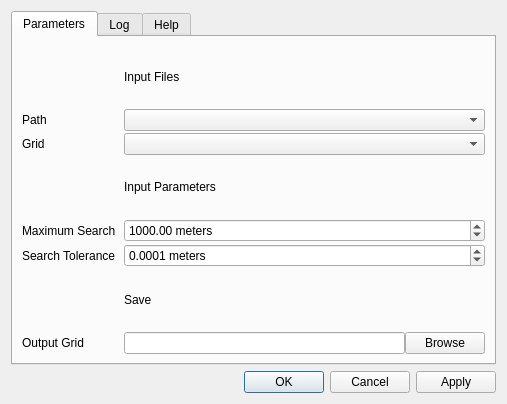
<?xml version="1.0" encoding="UTF-8"?>
<ui version="4.0">
 <class>AnyFormDialogBase</class>
 <widget class="QDialog" name="AnyFormDialogBase">
  <property name="geometry">
   <rect>
    <x>0</x>
    <y>0</y>
    <width>507</width>
    <height>404</height>
   </rect>
  </property>
  <property name="windowTitle">
   <string>Anisotropic Transformation</string>
  </property>
  <layout class="QVBoxLayout" name="verticalLayout_2">
   <item>
    <widget class="QTabWidget" name="tabWidget">
     <property name="currentIndex">
      <number>0</number>
     </property>
     <widget class="QWidget" name="tab">
      <attribute name="title">
       <string>Parameters</string>
      </attribute>
      <layout class="QVBoxLayout" name="verticalLayout_3">
       <item>
        <layout class="QGridLayout" name="gridLayout">
         <property name="horizontalSpacing">
          <number>8</number>
         </property>
         <property name="verticalSpacing">
          <number>2</number>
         </property>
         <item row="10" column="1">
          <layout class="QHBoxLayout" name="horizontalLayout">
           <item>
            <widget class="QLineEdit" name="OutputlineEdit"/>
           </item>
           <item>
            <widget class="QPushButton" name="pushButton">
             <property name="text">
              <string>Browse</string>
             </property>
            </widget>
           </item>
          </layout>
         </item>
         <item row="6" column="0">
          <widget class="QLabel" name="label_7">
           <property name="text">
            <string>Search Tolerance</string>
           </property>
          </widget>
         </item>
         <item row="3" column="1">
          <widget class="QgsMapLayerComboBox" name="baseGridComboBox"/>
         </item>
         <item row="2" column="0">
          <widget class="QLabel" name="label">
           <property name="text">
            <string>Path</string>
           </property>
          </widget>
         </item>
         <item row="9" column="1">
          <widget class="QLabel" name="label_8">
           <property name="text">
            <string>Save</string>
           </property>
          </widget>
         </item>
         <item row="2" column="1">
          <widget class="QgsMapLayerComboBox" name="basePathComboBox"/>
         </item>
         <item row="3" column="0">
          <widget class="QLabel" name="label_2">
           <property name="text">
            <string>Grid</string>
           </property>
          </widget>
         </item>
         <item row="1" column="1">
          <widget class="QLabel" name="label_4">
           <property name="text">
            <string>Input Files</string>
           </property>
          </widget>
         </item>
         <item row="10" column="0">
          <widget class="QLabel" name="label_3">
           <property name="text">
            <string>Output Grid</string>
           </property>
          </widget>
         </item>
         <item row="4" column="1">
          <widget class="QLabel" name="label_5">
           <property name="text">
            <string>Input Parameters</string>
           </property>
          </widget>
         </item>
         <item row="5" column="0">
          <widget class="QLabel" name="label_6">
           <property name="text">
            <string>Maximum Search</string>
           </property>
          </widget>
         </item>
         <item row="5" column="1">
          <widget class="QgsDoubleSpinBox" name="MSSpinBox">
           <property name="suffix">
            <string> meters</string>
           </property>
           <property name="maximum">
            <double>100000.000000000000000</double>
           </property>
           <property name="value">
            <double>1000.000000000000000</double>
           </property>
          </widget>
         </item>
         <item row="6" column="1">
          <widget class="QgsDoubleSpinBox" name="STSpinBox">
           <property name="suffix">
            <string> meters</string>
           </property>
           <property name="decimals">
            <number>4</number>
           </property>
           <property name="value">
            <double>0.000100000000000</double>
           </property>
          </widget>
         </item>
        </layout>
       </item>
      </layout>
     </widget>
     <widget class="QWidget" name="tab_2">
      <attribute name="title">
       <string>Log</string>
      </attribute>
      <layout class="QVBoxLayout" name="verticalLayout">
       <item>
        <widget class="QTextBrowser" name="textBrowser"/>
       </item>
      </layout>
     </widget>
     <widget class="QWidget" name="tab_3">
      <attribute name="title">
       <string>Help</string>
      </attribute>
      <layout class="QHBoxLayout" name="horizontalLayout_2">
       <item>
        <layout class="QVBoxLayout" name="verticalLayout_4">
         <item>
          <spacer name="verticalSpacer_2">
           <property name="orientation">
            <enum>Qt::Vertical</enum>
           </property>
           <property name="sizeHint" stdset="0">
            <size>
             <width>20</width>
             <height>40</height>
            </size>
           </property>
          </spacer>
         </item>
         <item>
          <widget class="QLabel" name="label_9">
           <property name="text">
            <string>&lt;html&gt;&lt;head/&gt;&lt;body&gt;&lt;p&gt;&lt;span style=&quot; font-size:14pt; font-weight:600;&quot;&gt;Anisotropic Transformation (AnyForm)&lt;/span&gt;&lt;/p&gt;&lt;/body&gt;&lt;/html&gt;</string>
           </property>
          </widget>
         </item>
         <item>
          <spacer name="verticalSpacer">
           <property name="orientation">
            <enum>Qt::Vertical</enum>
           </property>
           <property name="sizeHint" stdset="0">
            <size>
             <width>20</width>
             <height>40</height>
            </size>
           </property>
          </spacer>
         </item>
         <item>
          <widget class="QTextBrowser" name="textBrowser_2">
           <property name="html">
            <string>&lt;!DOCTYPE HTML PUBLIC &quot;-//W3C//DTD HTML 4.0//EN&quot; &quot;http://www.w3.org/TR/REC-html40/strict.dtd&quot;&gt;
&lt;html&gt;&lt;head&gt;&lt;meta name=&quot;qrichtext&quot; content=&quot;1&quot; /&gt;&lt;style type=&quot;text/css&quot;&gt;
p, li { white-space: pre-wrap; }
&lt;/style&gt;&lt;/head&gt;&lt;body style=&quot; font-family:'Ubuntu'; font-size:11pt; font-weight:400; font-style:normal;&quot;&gt;
&lt;p style=&quot; margin-top:0px; margin-bottom:0px; margin-left:0px; margin-right:0px; -qt-block-indent:0; text-indent:0px;&quot;&gt;&lt;span style=&quot; font-size:12pt;&quot;&gt;Version 0.1 (experimental)&lt;/span&gt;&lt;/p&gt;
&lt;p style=&quot;-qt-paragraph-type:empty; margin-top:0px; margin-bottom:0px; margin-left:0px; margin-right:0px; -qt-block-indent:0; text-indent:0px; font-size:12pt;&quot;&gt;&lt;br /&gt;&lt;/p&gt;
&lt;p style=&quot; margin-top:0px; margin-bottom:0px; margin-left:0px; margin-right:0px; -qt-block-indent:0; text-indent:0px;&quot;&gt;&lt;span style=&quot; font-size:12pt;&quot;&gt;Functional on small datasets only! &lt;/span&gt;&lt;/p&gt;
&lt;p style=&quot;-qt-paragraph-type:empty; margin-top:0px; margin-bottom:0px; margin-left:0px; margin-right:0px; -qt-block-indent:0; text-indent:0px; font-size:12pt;&quot;&gt;&lt;br /&gt;&lt;/p&gt;
&lt;p style=&quot; margin-top:0px; margin-bottom:0px; margin-left:0px; margin-right:0px; -qt-block-indent:0; text-indent:0px;&quot;&gt;&lt;span style=&quot; font-size:12pt;&quot;&gt;Developed by Henrique Guarneri&lt;/span&gt;&lt;/p&gt;
&lt;p style=&quot; margin-top:0px; margin-bottom:0px; margin-left:0px; margin-right:0px; -qt-block-indent:0; text-indent:0px;&quot;&gt;&lt;span style=&quot; font-size:12pt;&quot;&gt;Instituto Tecnologico de Transportes e Infraestrutura - ITTI&lt;/span&gt;&lt;/p&gt;
&lt;p style=&quot; margin-top:0px; margin-bottom:0px; margin-left:0px; margin-right:0px; -qt-block-indent:0; text-indent:0px;&quot;&gt;&lt;span style=&quot; font-size:12pt;&quot;&gt;Universidade Federal do Parana, Brasil&lt;/span&gt;&lt;/p&gt;&lt;/body&gt;&lt;/html&gt;</string>
           </property>
          </widget>
         </item>
         <item>
          <spacer name="verticalSpacer_3">
           <property name="orientation">
            <enum>Qt::Vertical</enum>
           </property>
           <property name="sizeHint" stdset="0">
            <size>
             <width>20</width>
             <height>40</height>
            </size>
           </property>
          </spacer>
         </item>
         <item>
          <widget class="QLabel" name="label_10">
           <property name="text">
            <string>&lt;html&gt;&lt;head/&gt;&lt;body&gt;&lt;p&gt;&lt;a href=&quot;https://github.com/henriqueguarneri/qgis-anyform-plugin&quot;&gt;&lt;span style=&quot; text-decoration: underline; color:#0000ff;&quot;&gt;See the project webpage for more information&lt;/span&gt;&lt;/a&gt;&lt;/p&gt;&lt;/body&gt;&lt;/html&gt;</string>
           </property>
          </widget>
         </item>
        </layout>
       </item>
      </layout>
     </widget>
    </widget>
   </item>
   <item>
    <widget class="QDialogButtonBox" name="button_box">
     <property name="orientation">
      <enum>Qt::Horizontal</enum>
     </property>
     <property name="standardButtons">
      <set>QDialogButtonBox::Apply|QDialogButtonBox::Cancel|QDialogButtonBox::Ok</set>
     </property>
    </widget>
   </item>
  </layout>
 </widget>
 <customwidgets>
  <customwidget>
   <class>QgsDoubleSpinBox</class>
   <extends>QDoubleSpinBox</extends>
   <header>qgsdoublespinbox.h</header>
  </customwidget>
  <customwidget>
   <class>QgsMapLayerComboBox</class>
   <extends>QComboBox</extends>
   <header>qgsmaplayercombobox.h</header>
  </customwidget>
 </customwidgets>
 <resources/>
 <connections>
  <connection>
   <sender>button_box</sender>
   <signal>accepted()</signal>
   <receiver>AnyFormDialogBase</receiver>
   <slot>accept()</slot>
   <hints>
    <hint type="sourcelabel">
     <x>20</x>
     <y>20</y>
    </hint>
    <hint type="destinationlabel">
     <x>20</x>
     <y>20</y>
    </hint>
   </hints>
  </connection>
  <connection>
   <sender>button_box</sender>
   <signal>rejected()</signal>
   <receiver>AnyFormDialogBase</receiver>
   <slot>reject()</slot>
   <hints>
    <hint type="sourcelabel">
     <x>20</x>
     <y>20</y>
    </hint>
    <hint type="destinationlabel">
     <x>20</x>
     <y>20</y>
    </hint>
   </hints>
  </connection>
 </connections>
</ui>
